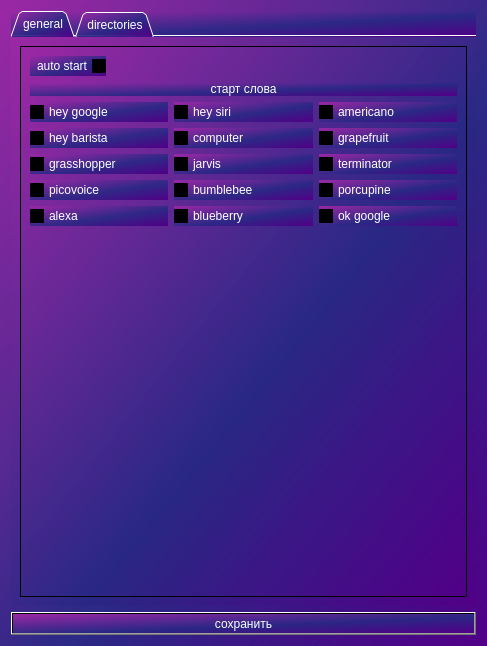
<?xml version="1.0" encoding="UTF-8"?>
<ui version="4.0">
 <class>Dialog</class>
 <widget class="QDialog" name="Dialog">
  <property name="geometry">
   <rect>
    <x>0</x>
    <y>0</y>
    <width>487</width>
    <height>646</height>
   </rect>
  </property>
  <property name="windowTitle">
   <string>Settings</string>
  </property>
  <property name="windowIcon">
   <iconset>
    <normaloff>../icons/reactor.png</normaloff>../icons/reactor.png</iconset>
  </property>
  <property name="styleSheet">
   <string notr="true">background-color: qlineargradient(spread:pad, x1:1, y1:1, x2:0, y2:0, stop:0 rgba(81, 0, 135, 255), stop:0.427447 rgba(41, 40, 132, 235), stop:1 rgba(155, 40, 165, 255));
color: white;
</string>
  </property>
  <layout class="QVBoxLayout" name="verticalLayout">
   <item>
    <widget class="QTabWidget" name="tabWidget">
     <property name="cursor">
      <cursorShape>ArrowCursor</cursorShape>
     </property>
     <property name="mouseTracking">
      <bool>false</bool>
     </property>
     <property name="acceptDrops">
      <bool>false</bool>
     </property>
     <property name="layoutDirection">
      <enum>Qt::LayoutDirection::LeftToRight</enum>
     </property>
     <property name="styleSheet">
      <string notr="true"/>
     </property>
     <property name="tabPosition">
      <enum>QTabWidget::TabPosition::North</enum>
     </property>
     <property name="tabShape">
      <enum>QTabWidget::TabShape::Triangular</enum>
     </property>
     <property name="currentIndex">
      <number>0</number>
     </property>
     <property name="elideMode">
      <enum>Qt::TextElideMode::ElideMiddle</enum>
     </property>
     <property name="usesScrollButtons">
      <bool>false</bool>
     </property>
     <property name="documentMode">
      <bool>true</bool>
     </property>
     <property name="tabsClosable">
      <bool>false</bool>
     </property>
     <property name="movable">
      <bool>false</bool>
     </property>
     <property name="tabBarAutoHide">
      <bool>false</bool>
     </property>
     <widget class="QWidget" name="tabWidgetPage1">
      <attribute name="title">
       <string>general</string>
      </attribute>
      <layout class="QVBoxLayout" name="verticalLayout_4">
       <item>
        <widget class="QScrollArea" name="scrollArea_2">
         <property name="contextMenuPolicy">
          <enum>Qt::ContextMenuPolicy::DefaultContextMenu</enum>
         </property>
         <property name="autoFillBackground">
          <bool>false</bool>
         </property>
         <property name="styleSheet">
          <string notr="true"/>
         </property>
         <property name="widgetResizable">
          <bool>true</bool>
         </property>
         <widget class="QWidget" name="scrollAreaWidgetContents_2">
          <property name="geometry">
           <rect>
            <x>0</x>
            <y>0</y>
            <width>449</width>
            <height>558</height>
           </rect>
          </property>
          <layout class="QVBoxLayout" name="verticalLayout_12">
           <property name="sizeConstraint">
            <enum>QLayout::SizeConstraint::SetDefaultConstraint</enum>
           </property>
           <item alignment="Qt::AlignmentFlag::AlignRight">
            <widget class="QCheckBox" name="autoStartBtn">
             <property name="layoutDirection">
              <enum>Qt::LayoutDirection::RightToLeft</enum>
             </property>
             <property name="text">
              <string>auto start</string>
             </property>
             <property name="tristate">
              <bool>false</bool>
             </property>
            </widget>
           </item>
           <item>
            <widget class="QLabel" name="label_7">
             <property name="layoutDirection">
              <enum>Qt::LayoutDirection::LeftToRight</enum>
             </property>
             <property name="autoFillBackground">
              <bool>false</bool>
             </property>
             <property name="text">
              <string>старт слова</string>
             </property>
             <property name="alignment">
              <set>Qt::AlignmentFlag::AlignCenter</set>
             </property>
            </widget>
           </item>
           <item>
            <layout class="QGridLayout" name="StarWords">
             <item row="2" column="3">
              <widget class="QCheckBox" name="checkBox_9">
               <property name="text">
                <string>terminator</string>
               </property>
              </widget>
             </item>
             <item row="1" column="3">
              <widget class="QCheckBox" name="checkBox_6">
               <property name="text">
                <string>grapefruit</string>
               </property>
              </widget>
             </item>
             <item row="2" column="2">
              <widget class="QCheckBox" name="checkBox_8">
               <property name="text">
                <string>jarvis</string>
               </property>
              </widget>
             </item>
             <item row="3" column="3">
              <widget class="QCheckBox" name="checkBox_12">
               <property name="text">
                <string>porcupine</string>
               </property>
              </widget>
             </item>
             <item row="0" column="3">
              <widget class="QCheckBox" name="checkBox_3">
               <property name="text">
                <string>americano</string>
               </property>
              </widget>
             </item>
             <item row="1" column="2">
              <widget class="QCheckBox" name="checkBox_5">
               <property name="text">
                <string>computer</string>
               </property>
              </widget>
             </item>
             <item row="2" column="0">
              <widget class="QCheckBox" name="checkBox_7">
               <property name="text">
                <string>grasshopper</string>
               </property>
              </widget>
             </item>
             <item row="3" column="2">
              <widget class="QCheckBox" name="checkBox_11">
               <property name="text">
                <string>bumblebee</string>
               </property>
              </widget>
             </item>
             <item row="0" column="0">
              <widget class="QCheckBox" name="checkBox_1">
               <property name="text">
                <string>hey google</string>
               </property>
              </widget>
             </item>
             <item row="3" column="0">
              <widget class="QCheckBox" name="checkBox_10">
               <property name="text">
                <string>picovoice</string>
               </property>
              </widget>
             </item>
             <item row="1" column="0">
              <widget class="QCheckBox" name="checkBox_4">
               <property name="text">
                <string>hey barista</string>
               </property>
              </widget>
             </item>
             <item row="0" column="2">
              <widget class="QCheckBox" name="checkBox_2">
               <property name="text">
                <string>hey siri</string>
               </property>
              </widget>
             </item>
             <item row="4" column="0">
              <widget class="QCheckBox" name="checkBox_13">
               <property name="text">
                <string>alexa</string>
               </property>
              </widget>
             </item>
             <item row="4" column="3">
              <widget class="QCheckBox" name="checkBox_15">
               <property name="text">
                <string>ok google</string>
               </property>
              </widget>
             </item>
             <item row="4" column="2">
              <widget class="QCheckBox" name="checkBox_14">
               <property name="text">
                <string>blueberry</string>
               </property>
              </widget>
             </item>
            </layout>
           </item>
           <item>
            <spacer name="verticalSpacer">
             <property name="orientation">
              <enum>Qt::Orientation::Vertical</enum>
             </property>
             <property name="sizeHint" stdset="0">
              <size>
               <width>20</width>
               <height>40</height>
              </size>
             </property>
            </spacer>
           </item>
          </layout>
         </widget>
        </widget>
       </item>
      </layout>
     </widget>
     <widget class="QWidget" name="tabWidgetPage2">
      <attribute name="title">
       <string>directories</string>
      </attribute>
      <layout class="QVBoxLayout" name="verticalLayout_2">
       <item>
        <widget class="QScrollArea" name="scrollArea">
         <property name="frameShape">
          <enum>QFrame::Shape::VLine</enum>
         </property>
         <property name="verticalScrollBarPolicy">
          <enum>Qt::ScrollBarPolicy::ScrollBarAlwaysOff</enum>
         </property>
         <property name="sizeAdjustPolicy">
          <enum>QAbstractScrollArea::SizeAdjustPolicy::AdjustIgnored</enum>
         </property>
         <property name="widgetResizable">
          <bool>true</bool>
         </property>
         <widget class="QWidget" name="scrollAreaWidgetContents">
          <property name="geometry">
           <rect>
            <x>0</x>
            <y>0</y>
            <width>447</width>
            <height>556</height>
           </rect>
          </property>
          <layout class="QVBoxLayout" name="verticalLayout_11">
           <item>
            <layout class="QVBoxLayout" name="verticalLayout_5">
             <item>
              <layout class="QVBoxLayout" name="verticalLayout_3">
               <item alignment="Qt::AlignmentFlag::AlignLeft|Qt::AlignmentFlag::AlignBottom">
                <widget class="QLabel" name="label">
                 <property name="styleSheet">
                  <string notr="true">background-color: rgba(0, 0, 0, 0)</string>
                 </property>
                 <property name="text">
                  <string>Discord</string>
                 </property>
                </widget>
               </item>
               <item>
                <layout class="QHBoxLayout" name="horizontalLayout_2">
                 <item>
                  <widget class="QPushButton" name="discordButton">
                   <property name="styleSheet">
                    <string notr="true">border: solid 5px black;
padding:   3px 20px;</string>
                   </property>
                   <property name="text">
                    <string>Обзор</string>
                   </property>
                  </widget>
                 </item>
                 <item>
                  <widget class="QLineEdit" name="discordLine">
                   <property name="styleSheet">
                    <string notr="true">border: solid 5px black;
</string>
                   </property>
                  </widget>
                 </item>
                </layout>
               </item>
              </layout>
             </item>
             <item>
              <layout class="QVBoxLayout" name="verticalLayout_6">
               <item alignment="Qt::AlignmentFlag::AlignLeft|Qt::AlignmentFlag::AlignBottom">
                <widget class="QLabel" name="label_2">
                 <property name="styleSheet">
                  <string notr="true">background-color: rgba(0, 0, 0, 0)</string>
                 </property>
                 <property name="text">
                  <string>Steam</string>
                 </property>
                </widget>
               </item>
               <item>
                <layout class="QHBoxLayout" name="horizontalLayout_3">
                 <item>
                  <widget class="QPushButton" name="steamButton">
                   <property name="styleSheet">
                    <string notr="true">border: solid 5px black;
padding:   3px 20px;</string>
                   </property>
                   <property name="text">
                    <string>Обзор</string>
                   </property>
                  </widget>
                 </item>
                 <item>
                  <widget class="QLineEdit" name="steamLine">
                   <property name="styleSheet">
                    <string notr="true">border: solid 5px black;
</string>
                   </property>
                  </widget>
                 </item>
                </layout>
               </item>
              </layout>
             </item>
             <item>
              <layout class="QVBoxLayout" name="verticalLayout_7">
               <item alignment="Qt::AlignmentFlag::AlignLeft|Qt::AlignmentFlag::AlignBottom">
                <widget class="QLabel" name="label_4">
                 <property name="styleSheet">
                  <string notr="true">background-color: rgba(0, 0, 0, 0)</string>
                 </property>
                 <property name="text">
                  <string>Epic Games</string>
                 </property>
                </widget>
               </item>
               <item>
                <layout class="QHBoxLayout" name="horizontalLayout_4">
                 <item>
                  <widget class="QPushButton" name="epicButton">
                   <property name="styleSheet">
                    <string notr="true">border: solid 5px black;
padding:   3px 20px;</string>
                   </property>
                   <property name="text">
                    <string>Обзор</string>
                   </property>
                  </widget>
                 </item>
                 <item>
                  <widget class="QLineEdit" name="epicLine">
                   <property name="styleSheet">
                    <string notr="true">border: solid 5px black;
</string>
                   </property>
                  </widget>
                 </item>
                </layout>
               </item>
              </layout>
             </item>
             <item>
              <layout class="QVBoxLayout" name="verticalLayout_8">
               <item alignment="Qt::AlignmentFlag::AlignLeft|Qt::AlignmentFlag::AlignBottom">
                <widget class="QLabel" name="label_5">
                 <property name="styleSheet">
                  <string notr="true">background-color: rgba(0, 0, 0, 0)</string>
                 </property>
                 <property name="text">
                  <string>GtaRp</string>
                 </property>
                </widget>
               </item>
               <item>
                <layout class="QHBoxLayout" name="horizontalLayout_5">
                 <item>
                  <widget class="QPushButton" name="gtaButton">
                   <property name="styleSheet">
                    <string notr="true">border: solid 5px black;
padding:   3px 20px;</string>
                   </property>
                   <property name="text">
                    <string>Обзор</string>
                   </property>
                  </widget>
                 </item>
                 <item>
                  <widget class="QLineEdit" name="gtaLine">
                   <property name="styleSheet">
                    <string notr="true">border: solid 5px black;
</string>
                   </property>
                  </widget>
                 </item>
                </layout>
               </item>
              </layout>
             </item>
             <item>
              <layout class="QVBoxLayout" name="verticalLayout_9">
               <item alignment="Qt::AlignmentFlag::AlignLeft|Qt::AlignmentFlag::AlignBottom">
                <widget class="QLabel" name="label_3">
                 <property name="styleSheet">
                  <string notr="true">background-color: rgba(0, 0, 0, 0)</string>
                 </property>
                 <property name="text">
                  <string>Minecraft</string>
                 </property>
                </widget>
               </item>
               <item>
                <layout class="QHBoxLayout" name="horizontalLayout_6">
                 <item>
                  <widget class="QPushButton" name="mineButton">
                   <property name="styleSheet">
                    <string notr="true">border: solid 5px black;
padding:   3px 20px;</string>
                   </property>
                   <property name="text">
                    <string>Обзор</string>
                   </property>
                  </widget>
                 </item>
                 <item>
                  <widget class="QLineEdit" name="mineLine">
                   <property name="styleSheet">
                    <string notr="true">border: solid 5px black;
</string>
                   </property>
                  </widget>
                 </item>
                </layout>
               </item>
              </layout>
             </item>
             <item>
              <layout class="QVBoxLayout" name="verticalLayout_10">
               <item alignment="Qt::AlignmentFlag::AlignLeft|Qt::AlignmentFlag::AlignBottom">
                <widget class="QLabel" name="label_6">
                 <property name="minimumSize">
                  <size>
                   <width>0</width>
                   <height>16</height>
                  </size>
                 </property>
                 <property name="styleSheet">
                  <string notr="true">background-color: rgba(0, 0, 0, 0);
</string>
                 </property>
                 <property name="text">
                  <string>vsCode</string>
                 </property>
                </widget>
               </item>
               <item>
                <layout class="QHBoxLayout" name="horizontalLayout_7">
                 <item>
                  <widget class="QPushButton" name="vsCodeButton">
                   <property name="styleSheet">
                    <string notr="true">border: solid 5px black;
padding:   3px 20px;</string>
                   </property>
                   <property name="text">
                    <string>Обзор</string>
                   </property>
                  </widget>
                 </item>
                 <item>
                  <widget class="QLineEdit" name="vsCodeLine">
                   <property name="styleSheet">
                    <string notr="true">border: solid 5px black;
</string>
                   </property>
                  </widget>
                 </item>
                </layout>
               </item>
              </layout>
             </item>
            </layout>
           </item>
           <item>
            <spacer name="verticalSpacer_2">
             <property name="orientation">
              <enum>Qt::Orientation::Vertical</enum>
             </property>
             <property name="sizeHint" stdset="0">
              <size>
               <width>20</width>
               <height>40</height>
              </size>
             </property>
            </spacer>
           </item>
          </layout>
         </widget>
        </widget>
       </item>
      </layout>
     </widget>
    </widget>
   </item>
   <item>
    <layout class="QHBoxLayout" name="horizontalLayout_8">
     <item>
      <widget class="QPushButton" name="saveButton">
       <property name="text">
        <string>сохранить</string>
       </property>
      </widget>
     </item>
    </layout>
   </item>
  </layout>
 </widget>
 <resources/>
 <connections/>
</ui>
